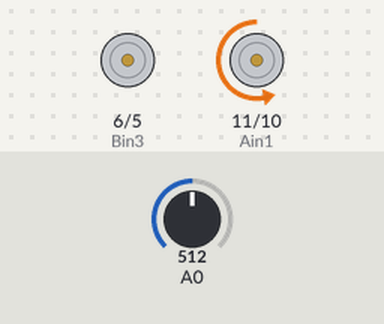
Simulated run of this sketch. Board: Arduino Uno, built with avr-gcc and run on an emulated ATmega328P. Shown: motor-driver pin pairs drawn as motors (green arrow = first pin HIGH = forward, orange = second pin HIGH = backward, longer = more drive). The test bench sets the inputs (shaded band); at power-on: A0 = 512.

Above: at 6.6 s.
At 8.9 s:
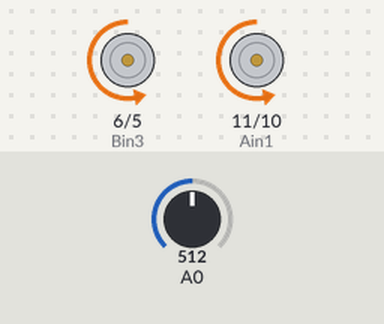
At 21.0 s:
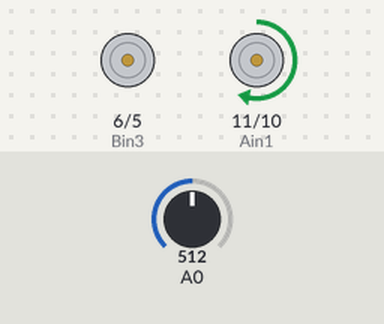
At 21.9 s:
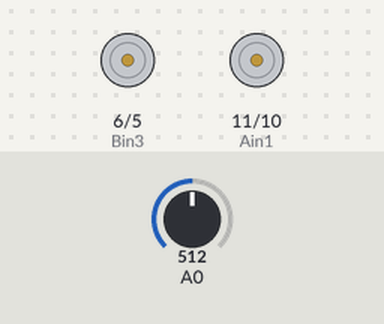
Timing chart, 0 to 23.4 s (numbered marks = the images above):
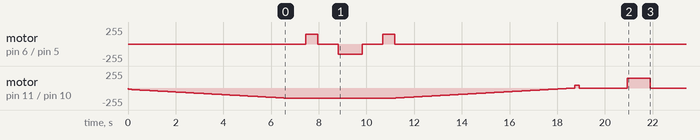

The sketch:

motorGo.ino
```cpp
int Ain1 = 11;
int Ain2 = 10;
int Bin3 = 6;
int Bin4 = 5;

void setup() {
// put your setup code here, to run once:
//                                             *EXAMPLE DRIVING FORWARD*
//int drivet = 5000; //seconds
//int sped = 150;
//forward(drivet, sped);
//forward(5000,0);
//                                             *EXAMPLE TURN*
//int turnt = 500; //seconds
//left(turnt);
//                                             *INSTRUCTION START HERE*
int sppeed=150;
//Serial.begin(9600);
//Serial.println("3");
//delay(1000);
//Serial.println("2");
//delay(1000);
//Serial.println("1");
//delay(1000);
//Serial.println("BEGIN");
//delay(1000);
//                                             *ACTION STARTS HERE*
//backward(4000,sppeed);
accelF(sppeed);
forward(4000,sppeed);
left(500);
forward(4000,sppeed);
right(500);
right(500);
forward(4000,sppeed);
left(500);
deccelF(sppeed);
stopdrive();
delay(2000);
backward(4000,sppeed);
stopdrive();
}

void loop() {
  // put your main code here, to run repeatedly:

//int SensorValueOne = analogRead(A0);
//Serial.println(SensorValueOne);
//delay(500);
}

void accelF(int spd){
  int dt = 50;
  for(int dspd=20; dspd<=spd; dspd++){
    analogWrite(Ain1, 0);
    analogWrite(Ain2, dspd);
    delay(dt);
    readHall();
  }
}
void deccelF(int spd){
  int dt = 50;
  for(int dspd=spd; dspd>0; dspd--){
    analogWrite(Ain1, 0);
    analogWrite(Ain2, dspd);
    delay(dt);
    readHall();
  }
  stopdrive();
}

void forward(int dt, int spd){
  for(int i=dt; i>0; i-=6){
  analogWrite(Ain1, 0);
  analogWrite(Ain2, spd);
  delay(1);
  //delay(dt);
  readHall();
  }
}
void backward(int dt, int spd){
  for(int i=dt; i>0; i-=6){
  analogWrite(Ain1, spd);
  analogWrite(Ain2, 0);
  delay(1);
  //delay(dt);
  readHall();
  }
}
void right(int tt){       //500 right left and middle
  analogWrite(Bin3, 0);
  analogWrite(Bin4, 150);
  delay(tt);
  analogWrite(Bin3, 0);
  stopturn();
  readHall();
}
void left(int tt){        //500 right left and middle
  analogWrite(Bin4, 0);
  analogWrite(Bin3, 150);
  delay(tt);
  stopturn();
  readHall();
}
void stopturn(){
  analogWrite(Bin3, 0);
  analogWrite(Bin4, 0);
}
void stopdrive(){
  analogWrite(Ain1, 0);
  analogWrite(Ain2, 0);

  analogWrite(Ain1, 40);
  analogWrite(Ain2, 0);
  delay(100);
  analogWrite(Ain1, 0);
  analogWrite(Ain2, 0);

}
void readHall(){
  int SensorValueOne = analogRead(A0);
  Serial.println(SensorValueOne);

}
```
